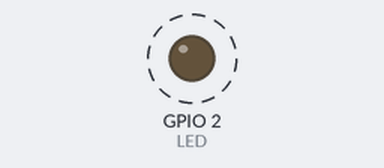
Recording of a program running on a simulated ESP32. On the bench: output pins drawn as LEDs (lit = HIGH). Dashed ring = blinking. What the program prints to the serial monitor is not drawn.

Above: at 0.5 s.
Timing chart, 0 to 4.6 s (numbered marks = the images above):
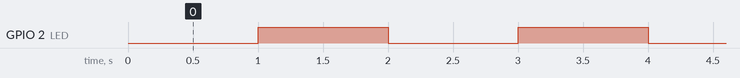

The program:

main.cpp
```cpp
#include <Arduino.h>

int LED = 2;
hw_timer_t *my_timer = NULL;

void IRAM_ATTR onTimer() {
  digitalWrite(LED,!digitalRead(LED));
}


void setup() {
  Serial.begin(115200);
  pinMode(LED,OUTPUT);
  my_timer = timerBegin(0,80,true);
  timerAttachInterrupt(my_timer,&onTimer,true);
  timerAlarmWrite(my_timer,1000000,true);
  timerAlarmEnable(my_timer);
}

void loop() {
  Serial.println(millis());
}
```

Measured:
- by itself, GPIO 2 (LED): alternates HIGH for 1.0 s and LOW for 1.0 s
